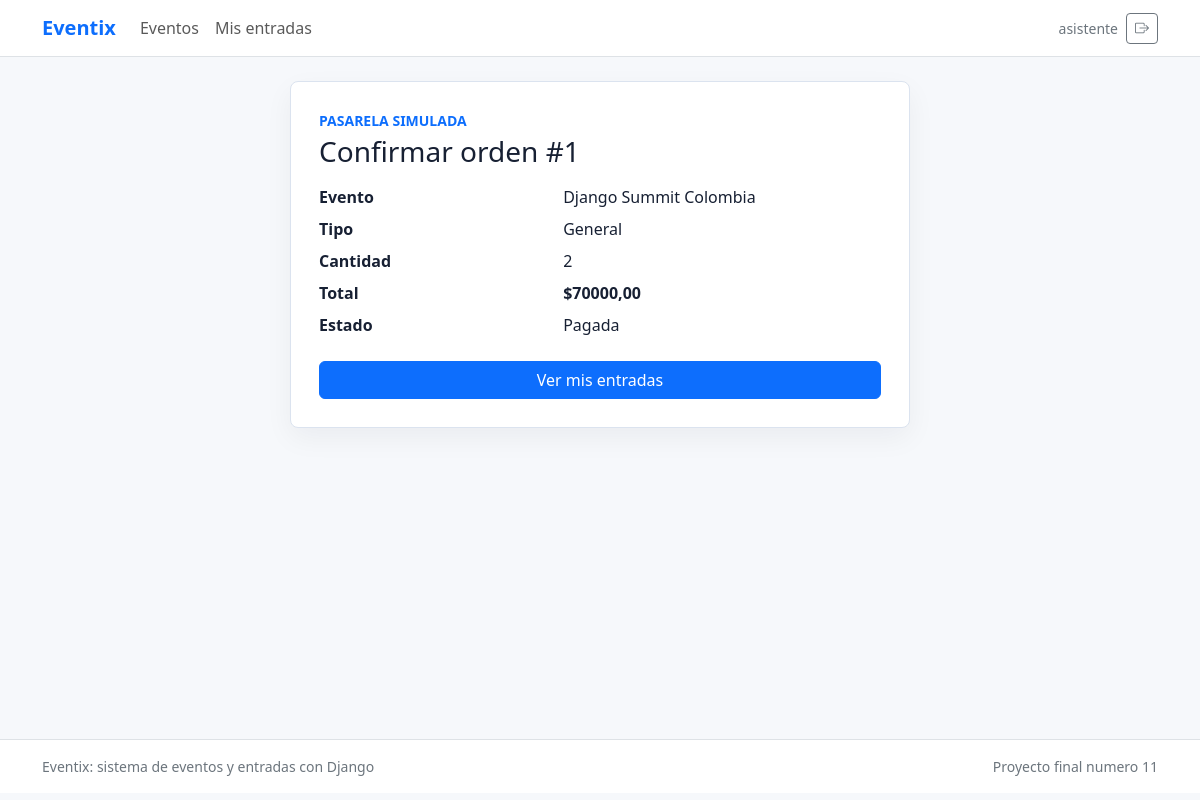
/ordenes/1/pago-simulado/ (signed in), run on the app's committed database.
### eventos/models.py (models this page shows, shortened)
class Orden(models.Model):
    PENDIENTE = 'pendiente'
    PAGADA = 'pagada'
    CANCELADA = 'cancelada'
    ESTADOS_PAGO = [
        (PENDIENTE, 'Pendiente'),
        (PAGADA, 'Pagada'),
        (CANCELADA, 'Cancelada'),
    ]
    asistente = models.ForeignKey(User, on_delete=models.PROTECT, related_name='ordenes')
    evento = models.ForeignKey(Evento, on_delete=models.PROTECT, related_name='ordenes')
    tipo_entrada = models.ForeignKey(TipoEntrada, on_delete=models.PROTECT, related_name='ordenes')
    cantidad = models.PositiveIntegerField(default=1)
    total = models.DecimalField(max_digits=10, decimal_places=2, default=0)
    estado_pago = models.CharField(max_length=20, choices=ESTADOS_PAGO, default=PENDIENTE)
    referencia_pago = models.CharField(max_length=80, blank=True)
    creado = models.DateTimeField(auto_now_add=True)
    pagado_en = models.DateTimeField(null=True, blank=True)
    class Meta:
        ordering = ['-creado']
        verbose_name = 'orden'
        verbose_name_plural = 'ordenes'

class Evento(models.Model):
    BORRADOR = 'borrador'
    PUBLICADO = 'publicado'
    FINALIZADO = 'finalizado'
    CANCELADO = 'cancelado'
    ESTADOS = [
        (BORRADOR, 'Borrador'),
        (PUBLICADO, 'Publicado'),
        (FINALIZADO, 'Finalizado'),
        (CANCELADO, 'Cancelado'),
    ]
    titulo = models.CharField(max_length=140)
    descripcion = models.TextField()
    categoria = models.ForeignKey(Categoria, on_delete=models.PROTECT, related_name='eventos')
    ubicacion = models.ForeignKey(Ubicacion, on_delete=models.PROTECT, related_name='eventos')
    organizador = models.ForeignKey(User, on_delete=models.PROTECT, related_name='eventos_creados')
    fecha_inicio = models.DateTimeField()
    fecha_fin = models.DateTimeField()
    capacidad = models.PositiveIntegerField()
    estado = models.CharField(max_length=20, choices=ESTADOS, default=PUBLICADO)
    imagen_url = models.URLField('URL de imagen', blank=True)
    creado = models.DateTimeField(auto_now_add=True)
    actualizado = models.DateTimeField(auto_now=True)
    class Meta:
        ordering = ['fecha_inicio']
        verbose_name = 'evento'
        verbose_name_plural = 'eventos'

class TipoEntrada(models.Model):
    evento = models.ForeignKey(Evento, on_delete=models.CASCADE, related_name='tipos_entrada')
    nombre = models.CharField(max_length=80)
    precio = models.DecimalField(max_digits=10, decimal_places=2, default=0)
    cupo = models.PositiveIntegerField()
    activo = models.BooleanField(default=True)
    class Meta:
        ordering = ['evento', 'precio']
        unique_together = ['evento', 'nombre']
        verbose_name = 'tipo de entrada'
        verbose_name_plural = 'tipos de entrada'

### eventos/views.py (the view, shortened to what this page needs)
# urls.py: path('ordenes/<int:pk>/pago-simulado/', views.pago_simulado, name='pago_simulado'),
@login_required
def pago_simulado(request, pk):
    orden = get_object_or_404(
        Orden.objects.select_related('evento', 'tipo_entrada', 'asistente'),
        pk=pk,
        asistente=request.user,
    )
    return render(request, 'eventos/pago_simulado.html', {'orden': orden})

### eventos/context_processors.py (called while the page is built)
def roles(request):
    user = request.user
    es_organizador = False
    if user.is_authenticated:
        es_organizador = user.is_staff or user.groups.filter(name='Organizador').exists()
    return {'es_organizador': es_organizador}

### eventos/templates/eventos/pago_simulado.html (shortened to what this page needs)
{% extends 'base.html' %}
{% block content %}
<div class="checkout-panel mx-auto">
  <p class="text-uppercase small fw-semibold text-primary mb-1">Pasarela simulada</p>
  <h1 class="h3 mb-3">Confirmar orden #{{ orden.pk }}</h1>
  <dl class="row">
    <dt class="col-5">Evento</dt>
    <dd class="col-7">{{ orden.evento.titulo }}</dd>
    <dt class="col-5">Tipo</dt>
    <dd class="col-7">{{ orden.tipo_entrada.nombre }}</dd>
    <dt class="col-5">Cantidad</dt>
    <dd class="col-7">{{ orden.cantidad }}</dd>
    <dt class="col-5">Total</dt>
    <dd class="col-7 fw-bold">${{ orden.total }}</dd>
    <dt class="col-5">Estado</dt>
    <dd class="col-7">{{ orden.get_estado_pago_display }}</dd>
  </dl>
  {% if orden.estado_pago == 'pendiente' %}
    <form method="post">
      {% csrf_token %}
      <button class="btn btn-success w-100" type="submit">
        <i class="bi bi-check2-circle"></i> Aprobar pago simulado
      </button>
    </form>
  {% else %}
    <a class="btn btn-primary w-100" href="{% url 'mis_entradas' %}">Ver mis entradas</a>
  {% endif %}
</div>
{% endblock %}

### templates/base.html (shortened to what this page needs)
{% load static %}
<!doctype html>
<html lang="es">
<head>
  <link href="https://cdn.jsdelivr.net/npm/bootstrap@5.3.6/dist/css/bootstrap.min.css" rel="stylesheet">
  <link href="https://cdn.jsdelivr.net/npm/bootstrap-icons@1.11.3/font/bootstrap-icons.min.css" rel="stylesheet">
  <link href="{% static 'css/styles.css' %}" rel="stylesheet">
</head>
<body>
  <nav class="navbar navbar-expand-lg navbar-light bg-white border-bottom sticky-top">
    <div class="container">
      <a class="navbar-brand fw-bold text-primary" href="{% url 'home' %}">Eventix</a>
      <div class="collapse navbar-collapse" id="navbarMain">
        <ul class="navbar-nav me-auto mb-2 mb-lg-0">
          <li class="nav-item"><a class="nav-link" href="{% url 'home' %}">Eventos</a></li>
          {% if user.is_authenticated %}
            <li class="nav-item"><a class="nav-link" href="{% url 'mis_entradas' %}">Mis entradas</a></li>
          {% endif %}
        </ul>
        <div class="d-flex align-items-center gap-2">
          {% if user.is_authenticated %}
            <span class="small text-secondary d-none d-md-inline">{{ user.username }}</span>
            <form method="post" action="{% url 'logout' %}">
              <button class="btn btn-outline-secondary btn-sm" title="Cerrar sesion">
                <i class="bi bi-box-arrow-right"></i>
              </button>
            </form>
          {% else %}
            <a class="btn btn-outline-primary btn-sm" href="{% url 'login' %}">Entrar</a>
            <a class="btn btn-primary btn-sm" href="{% url 'registro' %}">Registro</a>
          {% endif %}
        </div>
      </div>
    </div>
  </nav>
  <main class="page-shell">
    <div class="container py-4">
      {% block content %}{% endblock %}
    </div>
  </main>
  <footer class="border-top bg-white py-3">
    <div class="container small text-secondary d-flex flex-column flex-md-row justify-content-between gap-2">
      <span>Eventix: sistema de eventos y entradas con Django</span>
      <span>Proyecto final numero 11</span>
    </div>
  </footer>
</body>
</html>

### static/css/styles.css (style rules this page uses)
:root { --ink: #172033; --muted: #64748b; --paper: #ffffff; --soft: #f6f8fb; --line: #dbe3ef; --primary: #2563eb; --teal: #0f766e; --amber: #f59e0b; }
body { background: var(--soft); color: var(--ink); }
.page-shell { min-height: calc(100vh - 118px); }
.navbar-brand { letter-spacing: 0; }
.filter-bar, .auth-panel, .checkout-panel, .form-panel, .delete-panel, .side-panel, .detail-panel, .data-panel, .chart-panel, .ticket-main, .ticket-qr { background: var(--paper); border: 1px solid var(--line); border-radius: 8px; box-shadow: 0 10px 28px rgba(15, 23, 42, .05); }
.auth-panel, .checkout-panel, .form-panel, .delete-panel { max-width: 620px; padding: 28px; }

### data on the page
Orden: pk "1", evento.titulo "Django Summit Colombia", tipo_entrada.nombre "General", cantidad "2", total "70000,00", estado_pago "Pagada"

### other printed values
{{ user.username }} "asistente"
